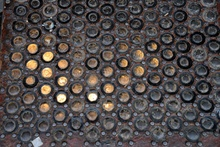
%> input picture Assign3_imgs/circle1.jpg, 220 x 147 px, shrunk from 1198 x 800 before the run
$ octave --eval "local_histogram_equalization('../Assign3_imgs/circle1.jpg');"   (GNU Octave 9; MATLAB toolbox functions it lacks are replaced by stand-ins)
%> lines starting %> are read from the running program, lines starting %| are printed output that depends on the picture
function []=local_histogram_equalization(image_name)
%> called with image_name = '../Assign3_imgs/circle1.jpg'
    % usage local_histogram_equalization('hist_equal2.jpg');
    img1=rgb2gray(imread(image_name));
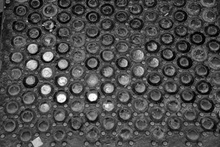
%> img1: size 147x220 uint8; min 0, max 254, mean 75.5
    [X,Y,Z]=size(img1);
%> X = 147; Y = 220; Z = 1
    patch1=floor(X/6);
%> patch1 = 24
    patch2=floor(Y/6);
%> patch2 = 36
    img2=img1;
    n=256;
    cumulative_matrix = tril(ones(n,n),0);
    for k=1:Z
        i=1;
        while(i+patch1 < X)
            j=1;
            while(j+patch2<Y)
                X1=imhist(img1(i:i+patch1-1,j:j+patch2-1,k),n);
                N=sum(X1);
                %N==patch*patch
                initial_cumulative_sum = round(((cumulative_matrix*X1)*(n-1))/(patch1*patch2));
                img3=img1(i:i+patch1-1,j:j+patch2-1,k);

                for z=1:n
                    temp=find(img1(i:i+patch1-1,j:j+patch2-1,k)==(z-1));
                    if ~isempty(temp)
                        img3(temp)=initial_cumulative_sum(z);
                    end
                end
                img2(i:i+patch1-1,j:j+patch2-1)=img3;
                j=j+patch2;
            end
            i=i+patch1;
        end
    end
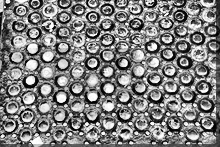
%> img2: size 147x220 uint8; min 0, max 255, mean 126.9
%> `local_histogram_equalization('../Assign3_imgs/circle1.jpg');`:
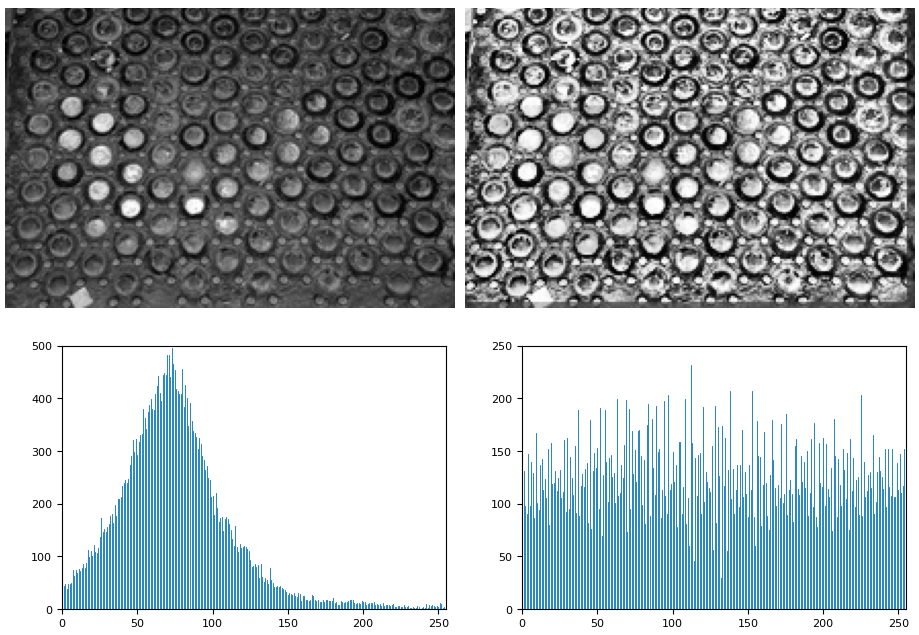
%> figure redrawn from the program's plot data, 4 panels
    figure;
    subplot(2,2,1);
    imshow(img1);
    subplot(2,2,2);
    imshow(uint8(img2));
    subplot(2,2,3);
    imhist(img1);
    subplot(2,2,4);
    imhist(img2);
end
